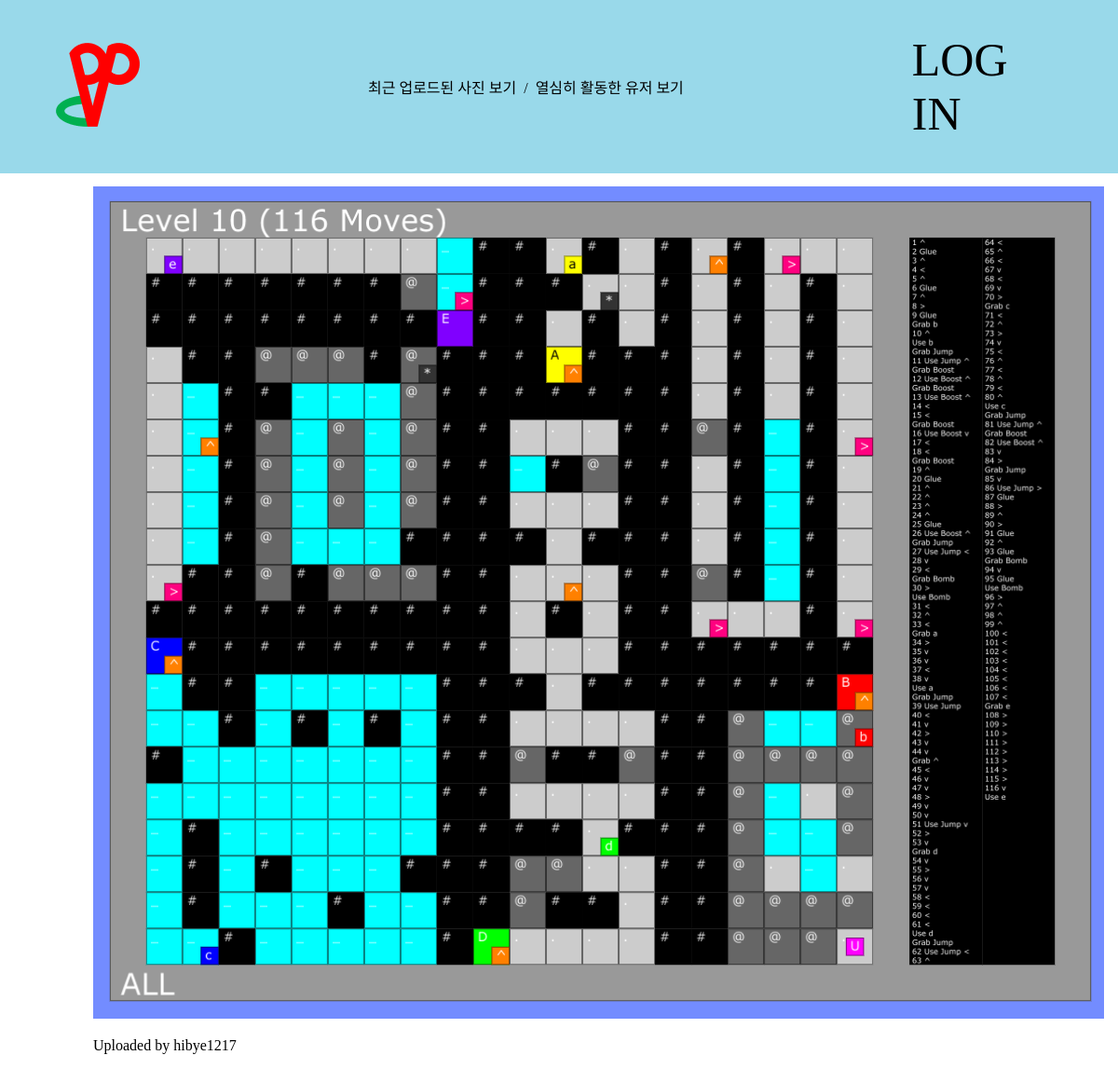
The app's page /Image/6 with its own data.
### CherryPickingPicture/models.py (models this page shows)
class Picture(models.Model):
    uploader = models.ForeignKey(User, on_delete=models.CASCADE)
    image = models.ImageField(upload_to="")
    class Meta:
        ordering = ['-id']

### CherryPickingPicture/views.py (the view)
# urls.py: path('Image/<int:image_id>', views.image_page, name='image_page'),
def image_page(request, image_id):
    show_image = get_object_or_404(Picture, pk=image_id)
    return render(request, 'ImagePage.html', {'show_image': show_image})

### CherryPickingPicture/templates/ImagePage.html
{% extends "base.html" %}
{% block content %}
<img src="{{ show_image.image.url }}" alt="IMAGE"> <br>
<p>
    Uploaded by <a href="{% url 'CherryPickingPicture:user_page' show_image.uploader.id %}">{{ show_image.uploader.first_name }}</a>
</p>
{% endblock %}

### CherryPickingPicture/templates/Base.html (style rules this page uses)
body { margin:0; }
a { text-decoration: none; color:black; }

### records on screen
Picture: image (picture), uploader.first_name "hibye1217"
